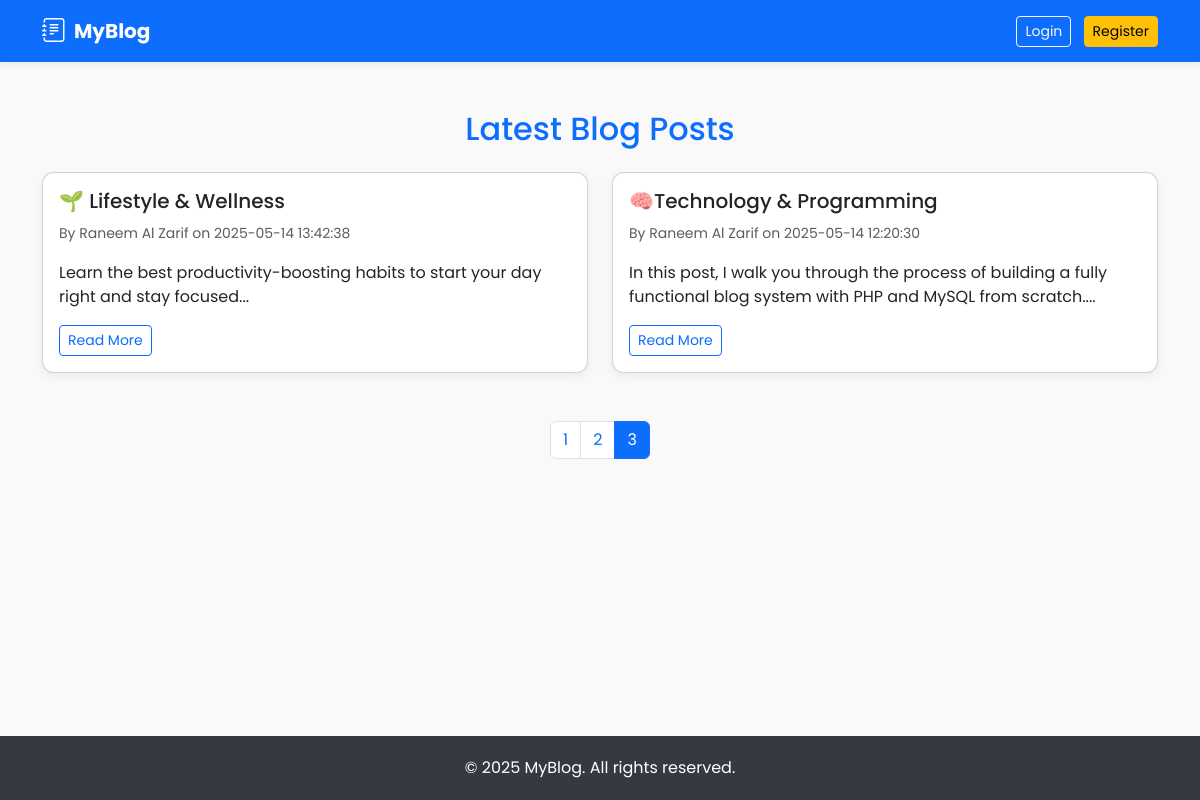
The page /index.php?page=3 on the database its author committed.
### tables this page shows
CREATE TABLE `posts` (
  `id` int(11) NOT NULL,
  `title` varchar(255) NOT NULL,
  `content` text NOT NULL,
  `author_id` int(11) NOT NULL,
  `created_at` timestamp NOT NULL DEFAULT current_timestamp()
);

CREATE TABLE `users` (
  `id` int(11) NOT NULL,
  `username` varchar(50) NOT NULL,
  `password` varchar(255) NOT NULL
);

### index.php (the view, shortened to what this page needs)
<?php
require_once 'connection.php';
$limit = 4;
$page = isset($_GET['page']) ? (int)$_GET['page'] : 1;
$offset = ($page - 1) * $limit;
$total_result = $conn->query("SELECT COUNT(*) as total FROM posts");
$total_row = $total_result->fetch_assoc();
$total_posts = $total_row['total'];
$total_pages = ceil($total_posts / $limit);
$query = "
    SELECT posts.id, posts.title, posts.content, posts.created_at, users.username
    FROM posts
    JOIN users ON posts.author_id = users.id
    ORDER BY posts.created_at DESC
    LIMIT ?, ?
";
$stmt = $conn->prepare($query);
$stmt->bind_param("ii", $offset, $limit);
$stmt->execute();
$result = $stmt->get_result();
?>
<!DOCTYPE html>
<html lang="en">
<head>
    <link href="https://cdn.jsdelivr.net/npm/bootstrap@5.3.3/dist/css/bootstrap.min.css" rel="stylesheet">
    <link href="https://cdn.jsdelivr.net/npm/bootstrap-icons@1.10.5/font/bootstrap-icons.css" rel="stylesheet">
</head>
<body>
<nav class="navbar navbar-expand-lg navbar-dark bg-primary">
    <div class="container">
        <a class="navbar-brand fw-bold d-flex align-items-center" href="#">
            <i class="bi bi-journal-text me-2 fs-4"></i> MyBlog
        </a>
        <div>
            <a href="login.php" class="btn btn-outline-light btn-sm me-2">Login</a>
            <a href="register.php" class="btn btn-warning btn-sm">Register</a>
        </div>
    </div>
</nav>
<main>
    <div class="container my-5">
        <h2 class="text-center mb-4 text-primary">Latest Blog Posts</h2>
        <div class="row">
            <?php while ($row = $result->fetch_assoc()): ?>
                <div class="col-md-6 mb-4">
                    <div class="card post-card h-100">
                        <div class="card-body">
                            <h5 class="card-title">
                                <a href="view_post.php?id=<?php echo $row['id']; ?>" class="text-decoration-none text-dark">
                                    <?php echo htmlspecialchars($row['title']); ?>
                                </a>
                            </h5>
                            <small class="text-muted">
                                By <?php echo htmlspecialchars($row['username']); ?> on <?php echo $row['created_at']; ?>
                            </small>
                            <p class="mt-3"><?php echo nl2br(htmlspecialchars(substr($row['content'], 0, 180))); ?>...</p>
                            <a href="view_post.php?id=<?php echo $row['id']; ?>" class="btn btn-sm btn-outline-primary">Read More</a>
                        </div>
                    </div>
                </div>
            <?php endwhile; ?>
        </div>
        <nav class="mt-4">
            <ul class="pagination justify-content-center">
                <?php for ($i = 1; $i <= $total_pages; $i++): ?>
                    <li class="page-item <?php if ($i == $page) echo 'active'; ?>">
                        <a class="page-link" href="index.php?page=<?php echo $i; ?>"><?php echo $i; ?></a>
                    </li>
                <?php endfor; ?>
            </ul>
        </nav>
    </div>
</main>
<footer class="footer text-center mt-auto">
    <div class="container">
        <p class="mb-0">&copy; <?php echo date('Y'); ?> MyBlog. All rights reserved.</p>
    </div>
</footer>
</body>
</html>

### index.php (style rules this page uses)
html, body { height: 100%; display: flex; flex-direction: column; }
main { flex: 1; }
body { font-family: 'Poppins', sans-serif; background-color: #f9f9f9; }
.navbar { box-shadow: 0 4px 6px rgba(0,0,0,0.05); }
.post-card { box-shadow: 0 4px 10px rgba(0,0,0,0.06); border-radius: 12px; transition: transform 0.2s ease; }
.footer { background-color: #343a40; color: #fff; padding: 20px 0; }

### rows shown on the page
posts: title "🌱 Lifestyle & Wellness", author.username "Raneem Al Zarif", created_at "2025-05-14 13:42:38", content "Learn the best productivity-boosting habits to start your day right and stay focused"
posts: title "🧠Technology & Programming", author.username "Raneem Al Zarif", created_at "2025-05-14 12:20:30", content "In this post, I walk you through the process of building a fully functional blog system with PHP and MySQL from scratch."
